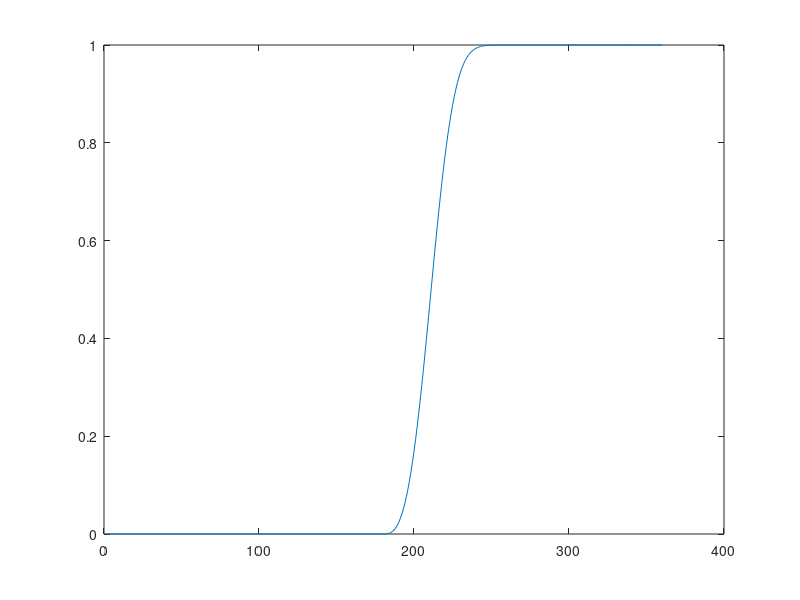

The MATLAB source for this figure:
y = 60; 
x = 180;
t=1:360;
for i = 2:360
    if t(i)<x
f(i)=0;
    else
        f(i) = 1-exp(-5*((t(i)-x)/y)^3);
    end
end
plot(t,f)
